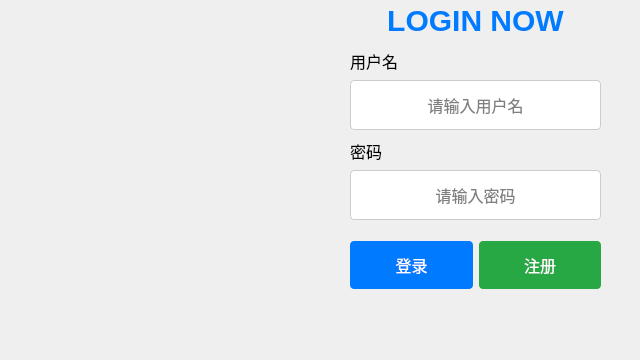
<?xml version="1.0" encoding="UTF-8"?>
<ui version="4.0">
 <class>login</class>
 <widget class="QDialog" name="login">
  <property name="geometry">
   <rect>
    <x>0</x>
    <y>0</y>
    <width>640</width>
    <height>360</height>
   </rect>
  </property>
  <property name="windowTitle">
   <string>Dialog</string>
  </property>
  <widget class="QLabel" name="title">
   <property name="geometry">
    <rect>
     <x>360</x>
     <y>0</y>
     <width>231</width>
     <height>41</height>
    </rect>
   </property>
   <property name="font">
    <font>
     <family>Arial</family>
     <pointsize>-1</pointsize>
     <bold>true</bold>
    </font>
   </property>
   <property name="styleSheet">
    <string notr="true">QLabel {
                                  font-family: 'Arial', sans-serif;
                                  font-size: 30px;
                                  font-weight: bold;
                                  color: #007BFF;
                                  text-align: center;
                                  text-shadow: 2px 2px 5px rgba(0, 0, 0, 0.2);
                                  }</string>
   </property>
   <property name="text">
    <string>LOGIN NOW</string>
   </property>
   <property name="textFormat">
    <enum>Qt::TextFormat::AutoText</enum>
   </property>
   <property name="alignment">
    <set>Qt::AlignmentFlag::AlignCenter</set>
   </property>
  </widget>
  <widget class="QLineEdit" name="username">
   <property name="geometry">
    <rect>
     <x>350</x>
     <y>80</y>
     <width>251</width>
     <height>50</height>
    </rect>
   </property>
   <property name="font">
    <font>
     <pointsize>-1</pointsize>
    </font>
   </property>
   <property name="styleSheet">
    <string notr="true">QLineEdit {
                                         background-color: white;
                                         border: 1px solid #ccc;
                                         border-radius: 4px;
                                         padding: 10px;
                                         font-size: 16px;
                                         }</string>
   </property>
   <property name="alignment">
    <set>Qt::AlignmentFlag::AlignCenter</set>
   </property>
   <property name="placeholderText">
    <string>请输入用户名</string>
   </property>
  </widget>
  <widget class="QLineEdit" name="password">
   <property name="geometry">
    <rect>
     <x>350</x>
     <y>170</y>
     <width>251</width>
     <height>50</height>
    </rect>
   </property>
   <property name="font">
    <font>
     <pointsize>-1</pointsize>
    </font>
   </property>
   <property name="styleSheet">
    <string notr="true">QLineEdit {
                                         background-color: white;
                                         border: 1px solid #ccc;
                                         border-radius: 4px;
                                         padding: 10px;
                                         font-size: 16px;
                                         }</string>
   </property>
   <property name="echoMode">
    <enum>QLineEdit::EchoMode::Password</enum>
   </property>
   <property name="alignment">
    <set>Qt::AlignmentFlag::AlignCenter</set>
   </property>
   <property name="placeholderText">
    <string>请输入密码</string>
   </property>
  </widget>
  <widget class="QWidget" name="horizontalLayoutWidget">
   <property name="geometry">
    <rect>
     <x>350</x>
     <y>240</y>
     <width>251</width>
     <height>50</height>
    </rect>
   </property>
   <layout class="QHBoxLayout" name="horizontalLayout_2">
    <item>
     <widget class="QPushButton" name="login_btn">
      <property name="enabled">
       <bool>true</bool>
      </property>
      <property name="font">
       <font>
        <pointsize>-1</pointsize>
       </font>
      </property>
      <property name="styleSheet">
       <string notr="true">QPushButton {
                                   background-color: #007BFF;
                                   color: white;
                                   border-radius: 4px;
                                   padding: 12px 24px;
                                   font-size: 16px;
                                   }
                                   QPushButton:hover {
                                   background-color: #0056b3;
                                   }
                                   QPushButton:pressed {
                                   background-color: #003f7f;
                                   }</string>
      </property>
      <property name="text">
       <string>登录</string>
      </property>
     </widget>
    </item>
    <item>
     <layout class="QHBoxLayout" name="horizontalLayout_3">
      <property name="spacing">
       <number>6</number>
      </property>
     </layout>
    </item>
    <item>
     <widget class="QPushButton" name="register_btn">
      <property name="font">
       <font>
        <pointsize>-1</pointsize>
       </font>
      </property>
      <property name="styleSheet">
       <string notr="true">QPushButton {
                                       background-color: #28a745;
                                       color: white;
                                       border-radius: 4px;
                                       padding: 12px 24px;
                                       font-size: 16px;
                                       }
                                       QPushButton:hover {
                                       background-color: #218838;
                                       }
                                       QPushButton:pressed {
                                       background-color: #1e7e34;
                                       }</string>
      </property>
      <property name="text">
       <string>注册</string>
      </property>
     </widget>
    </item>
   </layout>
  </widget>
  <widget class="QLabel" name="user_lab">
   <property name="geometry">
    <rect>
     <x>350</x>
     <y>50</y>
     <width>67</width>
     <height>21</height>
    </rect>
   </property>
   <property name="font">
    <font>
     <pointsize>12</pointsize>
    </font>
   </property>
   <property name="layoutDirection">
    <enum>Qt::LayoutDirection::LeftToRight</enum>
   </property>
   <property name="text">
    <string>用户名</string>
   </property>
   <property name="alignment">
    <set>Qt::AlignmentFlag::AlignLeading|Qt::AlignmentFlag::AlignLeft|Qt::AlignmentFlag::AlignVCenter</set>
   </property>
  </widget>
  <widget class="QLabel" name="user_lab_2">
   <property name="geometry">
    <rect>
     <x>350</x>
     <y>140</y>
     <width>67</width>
     <height>21</height>
    </rect>
   </property>
   <property name="font">
    <font>
     <pointsize>12</pointsize>
    </font>
   </property>
   <property name="layoutDirection">
    <enum>Qt::LayoutDirection::LeftToRight</enum>
   </property>
   <property name="text">
    <string>密码</string>
   </property>
   <property name="alignment">
    <set>Qt::AlignmentFlag::AlignLeading|Qt::AlignmentFlag::AlignLeft|Qt::AlignmentFlag::AlignVCenter</set>
   </property>
  </widget>
 </widget>
 <resources/>
 <connections/>
</ui>
